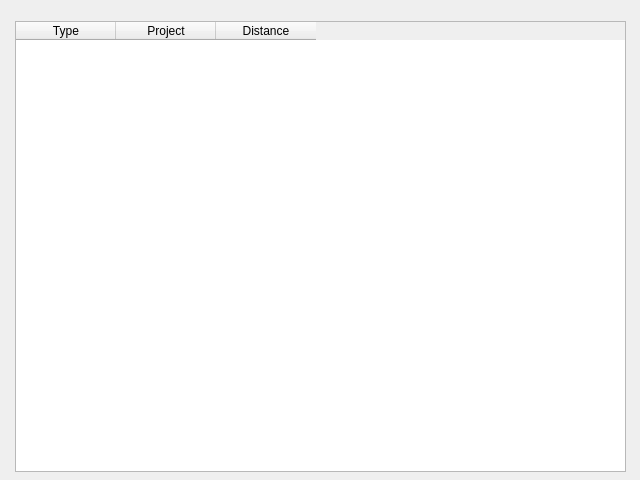
<?xml version="1.0" encoding="UTF-8"?>
<ui version="4.0">
 <class>dlgImpacts</class>
 <widget class="QDialog" name="dlgImpacts">
  <property name="geometry">
   <rect>
    <x>0</x>
    <y>0</y>
    <width>640</width>
    <height>480</height>
   </rect>
  </property>
  <property name="windowTitle">
   <string>Impacts Table</string>
  </property>
  <widget class="QTableWidget" name="tblImpacts">
   <property name="geometry">
    <rect>
     <x>15</x>
     <y>21</y>
     <width>611</width>
     <height>451</height>
    </rect>
   </property>
   <property name="alternatingRowColors">
    <bool>true</bool>
   </property>
   <column>
    <property name="text">
     <string>Type</string>
    </property>
   </column>
   <column>
    <property name="text">
     <string>Project</string>
    </property>
   </column>
   <column>
    <property name="text">
     <string>Distance</string>
    </property>
   </column>
  </widget>
 </widget>
 <resources/>
 <connections/>
</ui>
